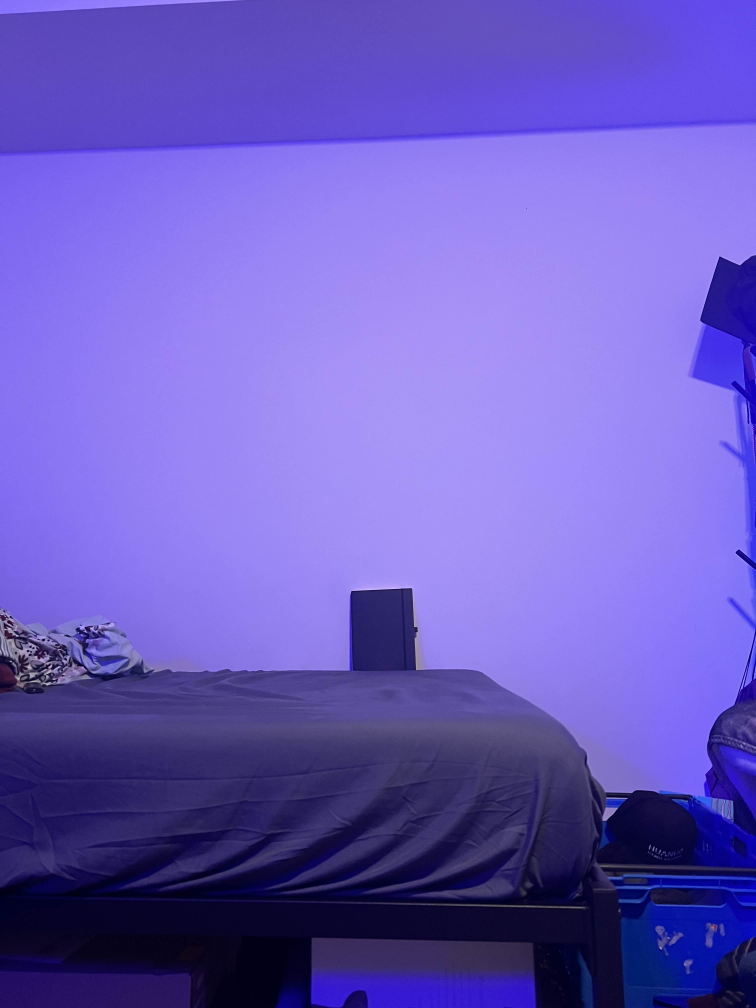
#> input picture detection_img/book.jpg, 3024 x 4032 px (shown at 1/4 size)
$ python step2_detection.py
#> lines starting #> are read from the running program, lines starting #| are printed output that depends on the picture
# Assumptions:
# 1. calibration script has been ran once and has saved the config to calibration_data.npz
# 2. camera-to-object distance in meters (Z) and coordinates of object (pts) have been accurately set below

import cv2
import numpy as np

def measure_planar_object(img_path, calib_path, Z, pts):
    # Load calibration parameters
#> called with img_path = 'detection_img/book.jpg', calib_path = 'calibration_data.npz', Z = 2.2, pts = array of shape (4, 2)
    data = np.load(calib_path)
#> (reads calibration_data.npz from the repository)
    K = data["K"]
    dist = data["dist"]

    # Load image
    img = cv2.imread(img_path)
#> img is the input picture: shape (4032, 3024, 3); mean B, G, R 190.3, 89.8, 105.3
    h, w = img.shape[:2]
#> h = 4032; w = 3024

    # Undistort image
    new_K, _ = cv2.getOptimalNewCameraMatrix(K, dist, (w, h), 1)
    img_ud = cv2.undistort(img, K, dist, None, new_K)
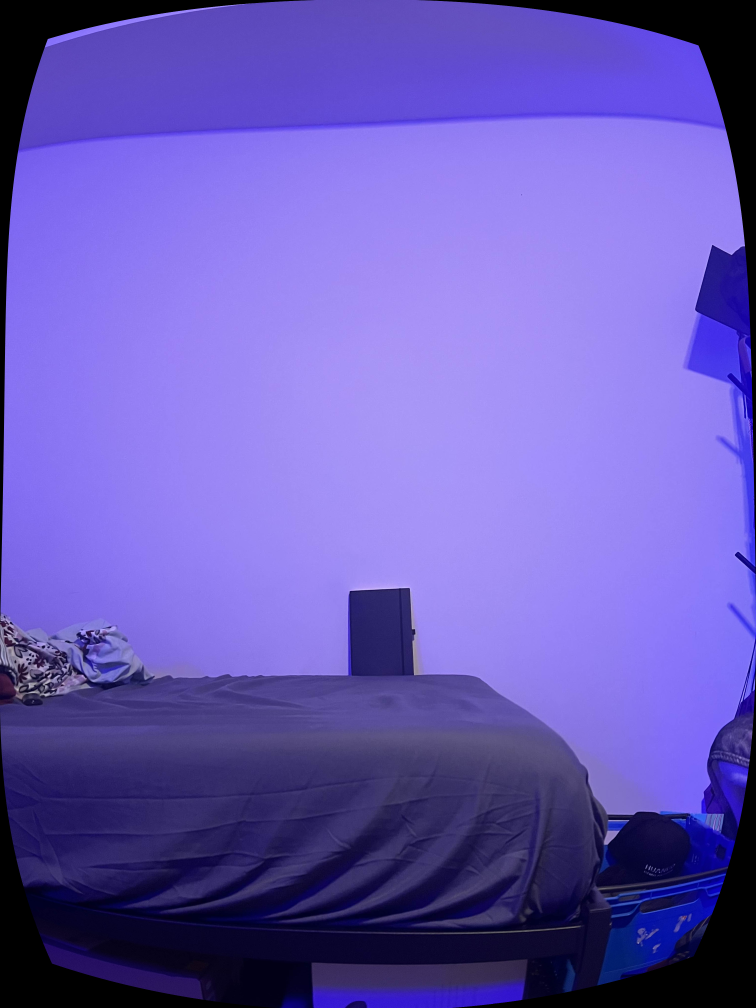
#> img_ud: shape (4032, 3024, 3) (shown at 1/4 size); mean B, G, R 182.1, 88.4, 103.1

    # Pixel distances
    width_px = np.linalg.norm(pts[1] - pts[0])
    height_px = np.linalg.norm(pts[2] - pts[0])

    # Effective focal lengths
    fx = new_K[0, 0]
#> fx = 3093.4
    fy = new_K[1, 1]
#> fy = 3126.3

    # Metric dimensions via perspective projection
    width_m = (Z / fx) * width_px
#> width_m = 0.174
    height_m = (Z / fy) * height_px
#> height_m = 0.224

    return width_px, height_px, width_m, height_m


# Experimental inputs
Z = 2.2

pts = np.array([
    [1404, 2364],
    [1648, 2352],
    [1410, 2682],
    [1664, 2682]
], dtype=np.float32)

# Run measurement
width_px, height_px, width_m, height_m = measure_planar_object(
    img_path="detection_img/book.jpg",
    calib_path="calibration_data.npz",
    Z=Z,
    pts=pts
)
#> width_px = 244.3; height_px = 318.1; width_m = 0.174; height_m = 0.224

print(f"Pixel width: {width_px:.2f} px")
#| Pixel width: 244.29 px
print(f"Pixel height: {height_px:.2f} px")
#| Pixel height: 318.06 px
print(f"Estimated real-world width: {width_m:.3f} m")
#| Estimated real-world width: 0.174 m
print(f"Estimated real-world height: {height_m:.3f} m")
#| Estimated real-world height: 0.224 m
